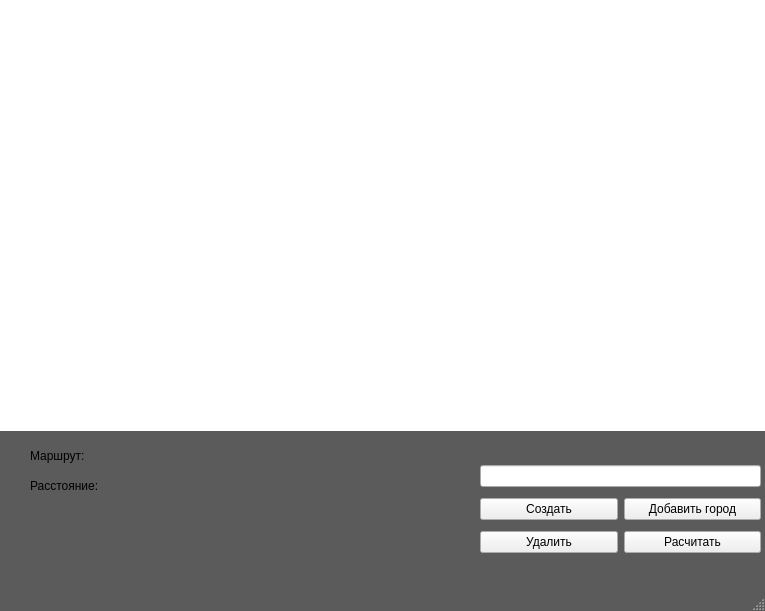
<?xml version="1.0" encoding="UTF-8"?>
<ui version="4.0">
 <class>komiv</class>
 <widget class="QMainWindow" name="komiv">
  <property name="geometry">
   <rect>
    <x>0</x>
    <y>0</y>
    <width>765</width>
    <height>611</height>
   </rect>
  </property>
  <property name="windowTitle">
   <string>komiv</string>
  </property>
  <property name="styleSheet">
   <string notr="true">QMainWindow
{
	
	background-color: rgb(91, 91, 91);
}</string>
  </property>
  <widget class="QWidget" name="centralwidget">
   <property name="styleSheet">
    <string notr="true"/>
   </property>
   <widget class="QGraphicsView" name="graphicsView">
    <property name="geometry">
     <rect>
      <x>0</x>
      <y>0</y>
      <width>771</width>
      <height>431</height>
     </rect>
    </property>
    <property name="styleSheet">
     <string notr="true"> border-radius: 10px;</string>
    </property>
   </widget>
   <widget class="QLabel" name="sq">
    <property name="geometry">
     <rect>
      <x>30</x>
      <y>440</y>
      <width>81</width>
      <height>31</height>
     </rect>
    </property>
    <property name="text">
     <string>Маршрут:</string>
    </property>
   </widget>
   <widget class="QLabel" name="label_2">
    <property name="geometry">
     <rect>
      <x>30</x>
      <y>470</y>
      <width>91</width>
      <height>31</height>
     </rect>
    </property>
    <property name="text">
     <string>Расстояние:</string>
    </property>
   </widget>
   <widget class="QLabel" name="label">
    <property name="geometry">
     <rect>
      <x>114</x>
      <y>475</y>
      <width>91</width>
      <height>21</height>
     </rect>
    </property>
    <property name="text">
     <string/>
    </property>
   </widget>
   <widget class="QLabel" name="ss">
    <property name="geometry">
     <rect>
      <x>100</x>
      <y>450</y>
      <width>181</width>
      <height>21</height>
     </rect>
    </property>
    <property name="text">
     <string/>
    </property>
   </widget>
   <widget class="QWidget" name="gridLayoutWidget">
    <property name="geometry">
     <rect>
      <x>480</x>
      <y>460</y>
      <width>281</width>
      <height>101</height>
     </rect>
    </property>
    <layout class="QGridLayout" name="gridLayout">
     <item row="3" column="0">
      <widget class="QPushButton" name="addroadButton">
       <property name="text">
        <string>Удалить</string>
       </property>
      </widget>
     </item>
     <item row="3" column="1">
      <widget class="QPushButton" name="calc">
       <property name="text">
        <string>Расчитать</string>
       </property>
      </widget>
     </item>
     <item row="2" column="1">
      <widget class="QPushButton" name="addcityButton">
       <property name="text">
        <string>Добавить город</string>
       </property>
      </widget>
     </item>
     <item row="2" column="0">
      <widget class="QPushButton" name="create">
       <property name="text">
        <string>Создать</string>
       </property>
      </widget>
     </item>
     <item row="1" column="0" colspan="2">
      <widget class="QLineEdit" name="city"/>
     </item>
    </layout>
   </widget>
   <widget class="QLabel" name="fromto">
    <property name="geometry">
     <rect>
      <x>300</x>
      <y>460</y>
      <width>171</width>
      <height>31</height>
     </rect>
    </property>
    <property name="text">
     <string/>
    </property>
   </widget>
  </widget>
  <widget class="QStatusBar" name="statusbar"/>
 </widget>
 <resources/>
 <connections/>
</ui>
